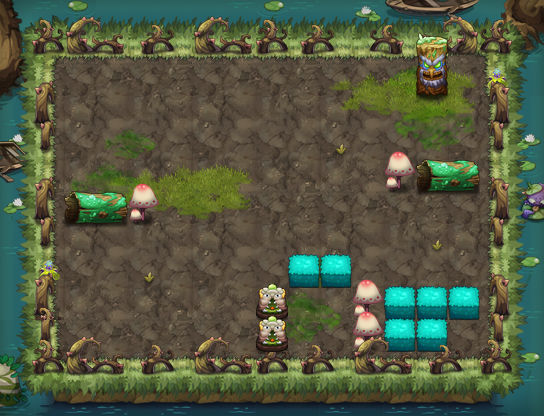

This game map was drawn from its Tiled (.tmx) file and the tilesets committed beside it. A one-line description and the trimmed map source follow:
An orthogonal 17x13 tile map with 32x32 px tiles, 16 tile layers (PASS, 块层 13, 块层 14, 块层 15, ...) and 17 objects (13x TRAP, 3x jdsrh4, PLAYER).

<map version="1.0" orientation="orthogonal" width="17" height="13" tilewidth="32" tileheight="32">
 <properties>
  <property name="DESTRY1" value="221" />
  <property name="DESTRY2" value="225" />
  <property name="DESTRY3" value="223" />
  <property name="DESTRY_COUNT" value="3" />
  <property name="EXP" value="620" />
  <property name="ITEM" value="D018" />
  <property name="MONEY" value="930" />
 </properties>
 <tileset firstgid="1" name="swzz" tilewidth="32" tileheight="32">
  <image source="swzz.png" width="500" height="1024" />
 </tileset>
 <layer name="PASS" width="17" height="13">
  <data>[221 cells, 123 non-empty, 17 distinct tile ids]</data>
 </layer>
 <layer name="块层 13" width="17" height="13">
  <data>[221 cells, 173 non-empty, 22 distinct tile ids]</data>
 </layer>
 <layer name="块层 14" width="17" height="13">
  <data>[221 cells, 63 non-empty, 26 distinct tile ids]</data>
 </layer>
 <layer name="块层 15" width="17" height="13">
  <data>[221 cells, 48 non-empty, 20 distinct tile ids]</data>
 </layer>
 <layer name="块层 2" width="17" height="13">
  <data>[221 cells, 104 non-empty, 8 distinct tile ids]</data>
 </layer>
 <layer name="块层 4" width="17" height="13">
  <data>[221 cells, 20 non-empty, 8 distinct tile ids]</data>
 </layer>
 <layer name="块层 3" width="17" height="13">
  <data>[221 cells, 66 non-empty, 14 distinct tile ids]</data>
 </layer>
 <layer name="块层 6" width="17" height="13">
  <data>[221 cells, 18 non-empty, 6 distinct tile ids]</data>
 </layer>
 <layer name="块层 16" width="17" height="13">
  <data>[221 cells, 56 non-empty, 5 distinct tile ids]</data>
 </layer>
 <layer name="SHELTER 10" width="17" height="13">
  <data>[221 cells, 15 non-empty, 5 distinct tile ids]</data>
 </layer>
 <layer name="SHELTER 9" width="17" height="13">
  <data>[221 cells, 4 non-empty, 3 distinct tile ids]</data>
 </layer>
 <layer name="SHELTER 8" width="17" height="13">
  <data>[221 cells, 5 non-empty, 3 distinct tile ids]</data>
 </layer>
 <layer name="SHELTER 7" width="17" height="13">
  <data>[221 cells, 2 non-empty, 1 distinct tile ids]</data>
 </layer>
 <layer name="SHELTER 5" width="17" height="13">
  <data>[221 cells, 3 non-empty, 3 distinct tile ids]</data>
 </layer>
 <layer name="SHELTER 4" width="17" height="13">
  <data>[221 cells, 3 non-empty, 3 distinct tile ids]</data>
 </layer>
 <layer name="SHELTER 1" width="17" height="13">
  <data>[221 cells, 1 non-empty, 1 distinct tile ids]</data>
 </layer>
 <objectgroup name="对象层 1" width="17" height="13">
  <object name="PLAYER" type="PLAYER" x="288" y="320" width="32" height="32" />
  <object name="fire1" type="TRAP" x="416" y="64" width="32" height="96">
   <properties>
    <property name="trap_id" value="1" />
    <property name="trap_particle" value="trap_fire_down_up_3X.plist" />
    <property name="trap_state" value="open" />
   </properties>
  </object>
  <object name="jdsrh4" x="96" y="96" width="32" height="32">
   <properties>
    <property name="lua_ai" value="monster_jdsrh_ai" />
    <property name="quality" value="jdsrh4.quality" />
   </properties>
  </object>
  <object name="jdsrh4" x="448" y="96" width="32" height="32">
   <properties>
    <property name="lua_ai" value="monster_jdsrh_ai" />
    <property name="quality" value="jdsrh4.quality" />
   </properties>
  </object>
  <object name="fire_control1" type="TRAP" x="448" y="320" width="32" height="32">
   <properties>
    <property name="trap_ani" value="switch.actor" />
    <property name="trap_floor" value="true" />
    <property name="trap_id" value="0" />
    <property name="trap_script" value="trap(&quot;fire_control1&quot;):setOpened( false ); trap(&quot;fire1&quot;):setVisit( false );" />
    <property name="trap_sound_id" value="2" />
    <property name="trap_start_mode" value="0" />
    <property name="trap_state" value="open" />
   </properties>
  </object>
  <object name="zi_dan_right1" type="TRAP" x="160" y="192" width="32" height="32">
   <properties>
    <property name="trap_ani" value="poison_tree.actor" />
    <property name="trap_delay" value="2" />
    <property name="trap_id" value="0" />
    <property name="trap_script" value="trap(&quot;zi_dan_right1&quot;):setAtkPower(target(&quot;PLAYER&quot;):getHP()*0.1);trap(&quot;zi_dan_right1&quot;):turnRight(); trap(&quot;zi_dan_right1&quot;):getAI():getActions():addObject( AIUseSkill:create(   SkillLua:create(&quot;skill_0002&quot;)  )  );" />
    <property name="trap_start_mode" value="2" />
    <property name="trap_state" value="open" />
    <property name="trap_turn" value="right" />
   </properties>
  </object>
  <object name="jdsrh4" x="64" y="288" width="32" height="32">
   <properties>
    <property name="lua_ai" value="monster_jdsrh_ai" />
    <property name="quality" value="jdsrh4.quality" />
   </properties>
  </object>
  <object name="bh1" type="TRAP" x="160" y="256" width="32" height="32">
   <properties>
    <property name="trap_ani" value="black_hole.actor" />
    <property name="trap_floor" value="true" />
    <property name="trap_id" value="2" />
    <property name="trap_sh" value="0.1" />
    <property name="trap_sw" value="0.1" />
   </properties>
  </object>
  <object name="xy1" type="TRAP" x="160" y="256" width="32" height="32">
   <properties>
    <property name="lua_ai" value="trap_mire_ai" />
    <property name="trap_sh" value="0.1" />
    <property name="trap_sw" value="0.1" />
   </properties>
  </object>
  <object name="pg1" type="TRAP" x="192" y="96" width="32" height="32">
   <properties>
    <property name="trap_ani" value="poison_ground.actor" />
    <property name="trap_floor" value="true" />
    <property name="trap_script" value="target(&quot;PLAYER&quot;):onDamage(target(&quot;PLAYER&quot;):getHP()*0.1,&quot;TRAP&quot;);" />
    <property name="trap_start_mode" value="0" />
   </properties>
  </object>
  <object name="pg1" type="TRAP" x="192" y="128" width="32" height="32">
   <properties>
    <property name="trap_ani" value="poison_ground.actor" />
    <property name="trap_floor" value="true" />
    <property name="trap_script" value="target(&quot;PLAYER&quot;):onDamage(target(&quot;PLAYER&quot;):getHP()*0.1,&quot;TRAP&quot;);" />
    <property name="trap_start_mode" value="0" />
   </properties>
  </object>
  <object name="pg1" type="TRAP" x="224" y="128" width="32" height="32">
   <properties>
    <property name="trap_ani" value="poison_ground.actor" />
    <property name="trap_floor" value="true" />
    <property name="trap_script" value="target(&quot;PLAYER&quot;):onDamage(target(&quot;PLAYER&quot;):getHP()*0.1,&quot;TRAP&quot;);" />
    <property name="trap_start_mode" value="0" />
   </properties>
  </object>
  <object name="pg1" type="TRAP" x="224" y="96" width="32" height="32">
   <properties>
    <property name="trap_ani" value="poison_ground.actor" />
    <property name="trap_floor" value="true" />
    <property name="trap_script" value="target(&quot;PLAYER&quot;):onDamage(target(&quot;PLAYER&quot;):getHP()*0.1,&quot;TRAP&quot;);" />
    <property name="trap_start_mode" value="0" />
   </properties>
  </object>
  <object name="pg1" type="TRAP" x="256" y="96" width="32" height="32">
   <properties>
    <property name="trap_ani" value="poison_ground.actor" />
    <property name="trap_floor" value="true" />
    <property name="trap_script" value="target(&quot;PLAYER&quot;):onDamage(target(&quot;PLAYER&quot;):getHP()*0.1,&quot;TRAP&quot;);" />
    <property name="trap_start_mode" value="0" />
   </properties>
  </object>
  </objectgroup>
</map>
<!-- 3 of 17 objects omitted -->
